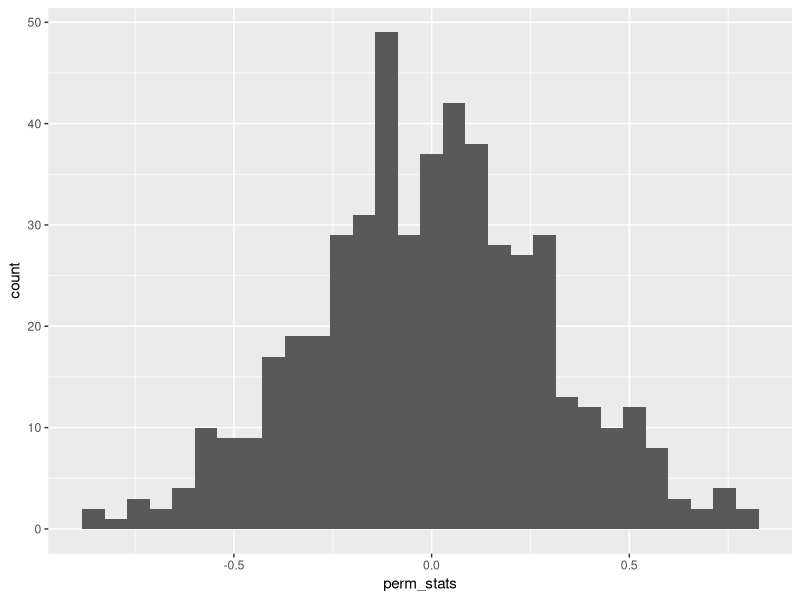
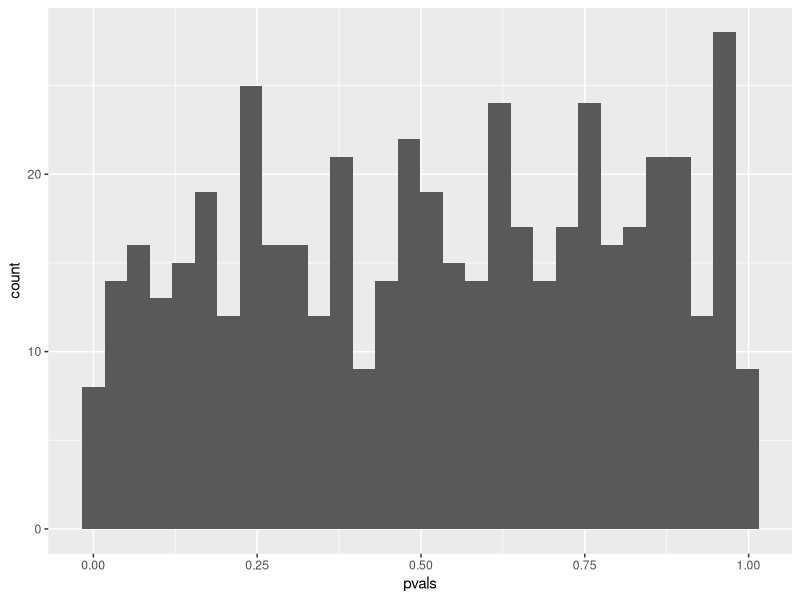
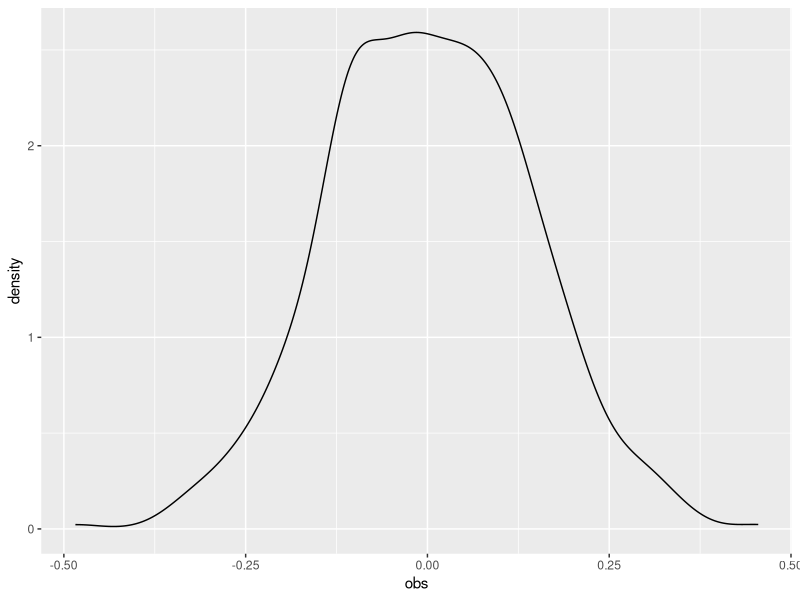
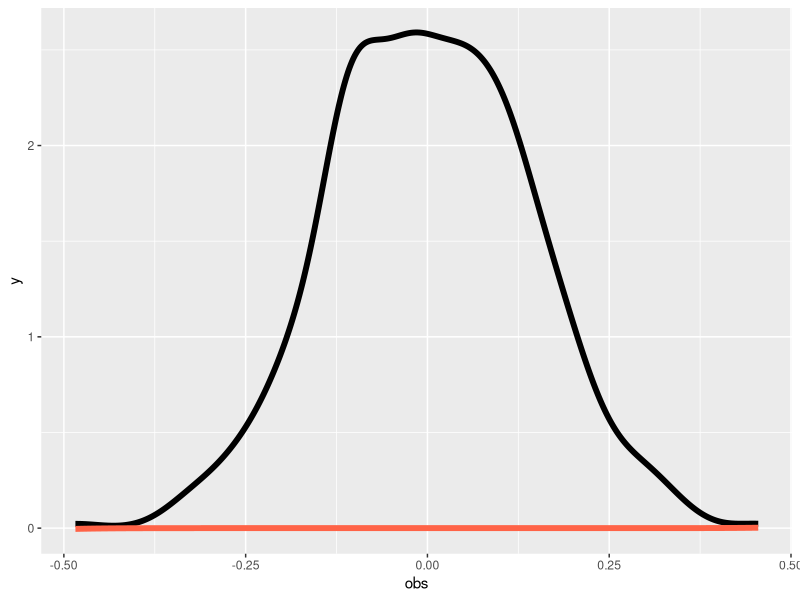
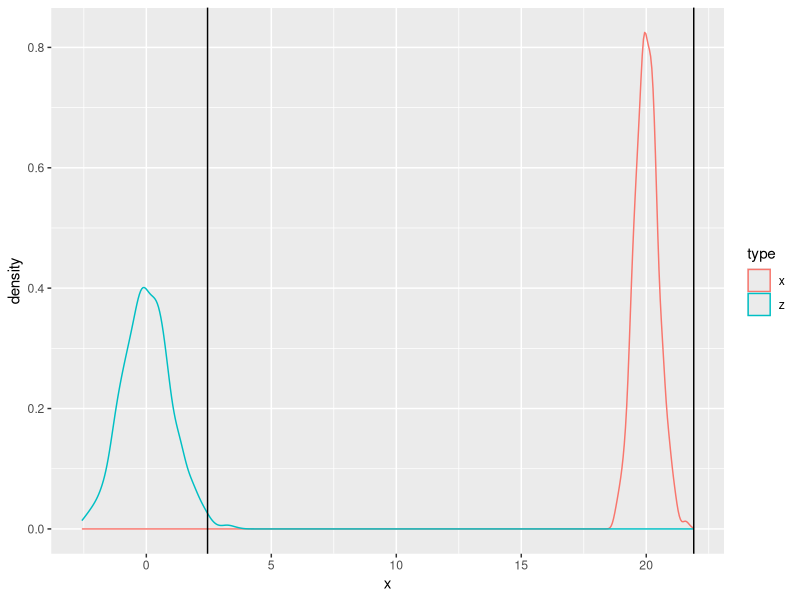
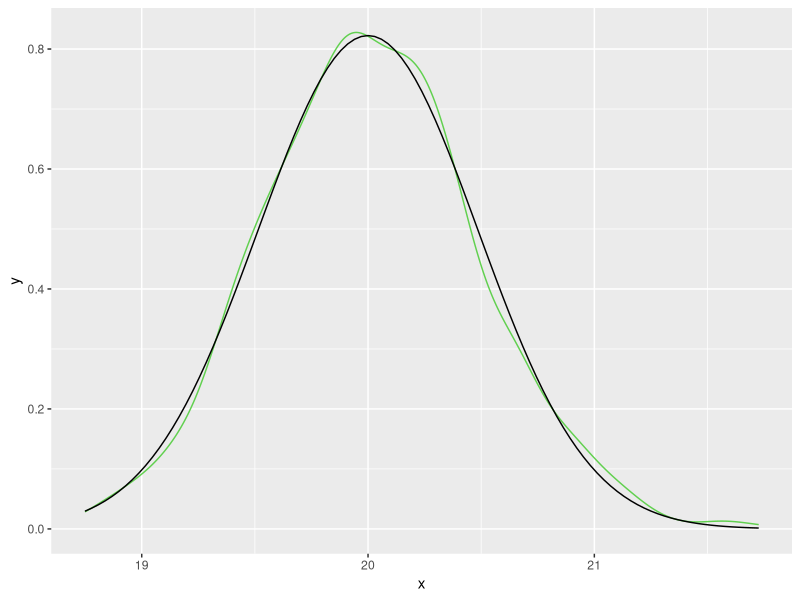
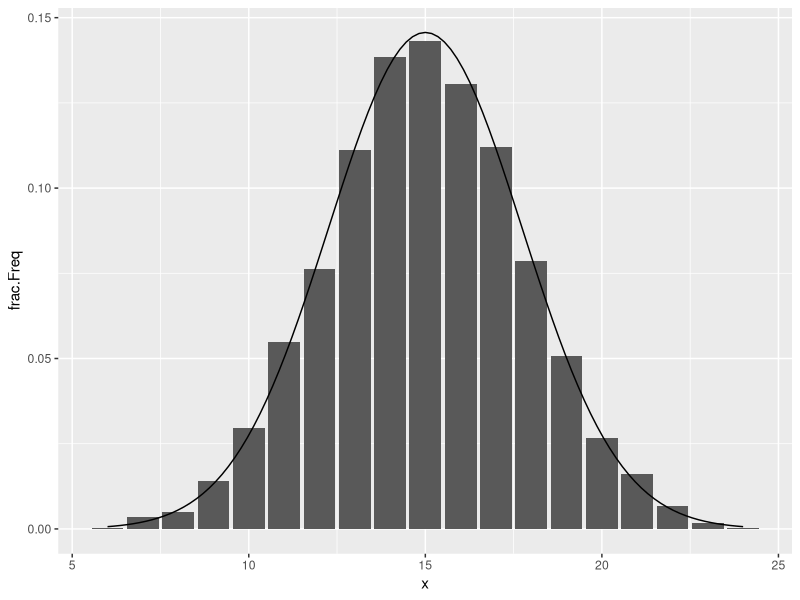
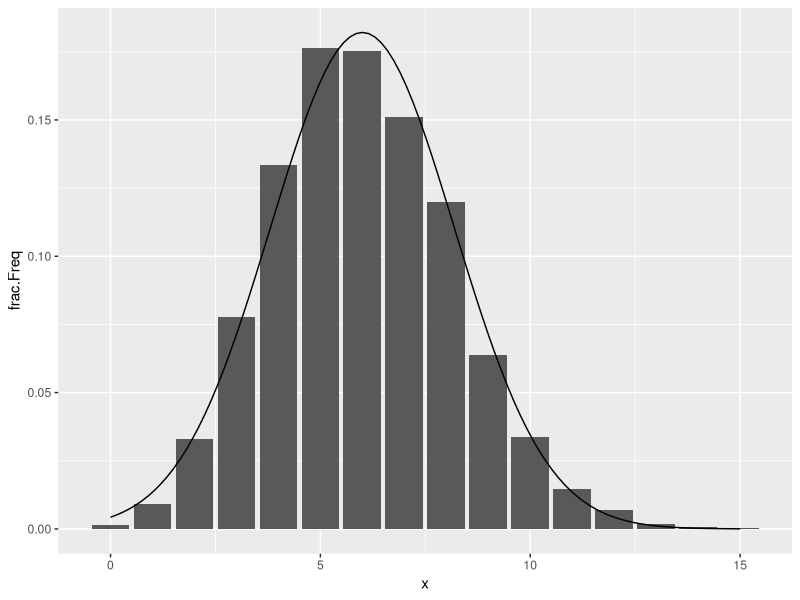

R code for these plots, in order:
## ---- chunk 1
# Install these packages first
knitr::opts_chunk$set(message = FALSE)
library(tidyverse)
library(readr)
library(knitr)
## ---- chunk 2
n <- 20
it <- 500
obs <- rep(NA, it)
pvals <- rep(NA, it)
x <- rep(1:2, c(n/2, n/2))

for(j in 1:it) {
  y <- rnorm(n)
  obs[j] <- mean(y[x == 1]) - mean(y[x == 2])
  perm_stats <- rep(NA, it)
  for(i in 1:it) {
    x_perm <- sample(x)
    perm_stats[i] <- mean(y[x_perm == 1]) - mean(y[x_perm == 2])
  }
  
  pvals[j] <- (sum(perm_stats < obs[j]) + 1) / (it + 1)
}
## ---- chunk 3
df <- data.frame(perm_stats, pvals)
ggplot(df, aes(x = perm_stats)) +
  geom_histogram()
## ---- chunk 4
ggplot(df, aes(x = pvals)) +
  geom_histogram()
## ---- chunk 5
n <- 200
it <- 500
obs <- rep(NA, it)
x <- rep(1:2, c(n/2, n/2))

for(j in 1:it) {
  y <- rnorm(n)
  obs[j] <- mean(y[x == 1]) - mean(y[x == 2])
}
## ---- chunk 6
df <- data.frame(obs)
ggplot(df, aes(x = obs)) +
  geom_density()
## ---- chunk 7
n <- 12
it <- 500
obs <- rep(NA, it)

for(j in 1:it) {
  y <- runif(n)
  obs[j] <- max(y)
}
## ---- chunk 8
fn <- function(x)
df <- data.frame(obs)
ggplot(df, aes(x = obs)) +
  geom_density(lwd = 2) +
  stat_function(fun = function(x) {12 * x ^ 11}, 
                col = "tomato", lwd = 2)
## ---- chunk 9
n <- 17
it <- 1000
r <- 100
lambda <- 5
obs <- rep(NA, it)

for(j in 1:it) {
  x <- rgamma(n, shape = r, rate = lambda)
  obs[j] <- mean(x)
}
## ---- chunk 10
df <- data.frame(x = c(obs, (obs - 20)/(2/sqrt(17))),
                 type = rep(c("x", "z"), times = c(it, it)))
ggplot(df, aes(x = x, col = type)) +
  geom_density() +
  geom_vline(xintercept = 2.45) +
  geom_vline(xintercept = 21.9)
## ---- chunk 11
df %>%
  filter(type == "x") %>%
  ggplot(aes(x = x)) +
  geom_density(col = 3) +
  stat_function(fun = dnorm, args = list(mean = 20, sd = 2/sqrt(17)))
## ---- chunk 12
n <- 30
p <- .5
it <- 5000
obs <- rep(NA, it)

for(j in 1:it) {
  x <- rbinom(1, size = n, p)
  obs[j] <- x
}
## ---- chunk 13
tab <- table(obs)
df <- data.frame(x = as.integer(names(tab)),
                 frac = tab/sum(tab))
## ---- chunk 14
ggplot(df, aes(x = x, y = frac.Freq)) +
  geom_histogram(stat = "identity") +
  stat_function(fun = dnorm, args = list(mean = n*p, sd = sqrt(n*p*(1-p))))
## ---- chunk 15
n <- 30
p <- .2
it <- 5000
obs <- rep(NA, it)

for(j in 1:it) {
  x <- rbinom(1, size = n, p)
  obs[j] <- x
}
## ---- chunk 16
tab <- table(obs)
df <- data.frame(x = as.integer(names(tab)),
                 frac = tab/sum(tab))
## ---- chunk 17
ggplot(df, aes(x = x, y = frac.Freq)) +
  geom_histogram(stat = "identity") +
  stat_function(fun = dnorm, args = list(mean = n*p, sd = sqrt(n*p*(1-p))))
## ---- chunk 18
for (j in 1:it) {
  x <- rbinom(1, size = n, p)
  obs[j] <- x
}
## ---- chunk 19
x <- rbinom(n, 1, p)
boot_stat <- rep(NA, it)

for (j in 1:it) {
  boot <- sample(x, size = n, replace = T)
  boot_stat[j] <- sum(boot)
}
